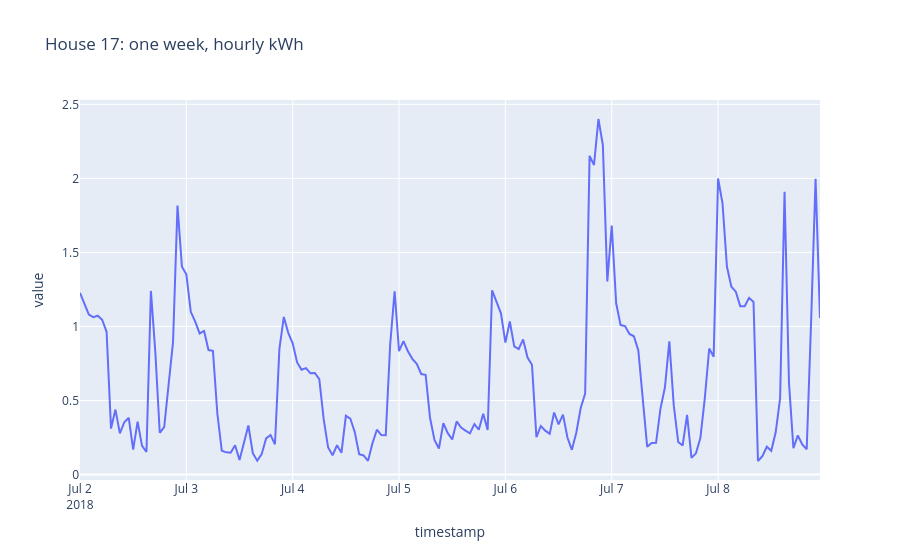

The notebook cell this image was saved under:
### Code cell
# One week of hourly kWh for a clean house
px.line(h["kwh"]["2018-07-02":"2018-07-08"], title="House 17: one week, hourly kWh") \
  .update_layout(showlegend=False)

### Figure 1 — Plotly figure (JSON) as saved in the notebook; plotly's stock layout.template omitted (floating-point values rounded to 4 significant figures; data arrays with more than 128 entries replaced by an {"elided": "..."} marker saying what was removed)
{"data": [{"hovertemplate": "variable=kwh<br>timestamp=%{x}<br>value=%{y}<extra></extra>", "legendgroup": "kwh", "line": {"color": "#636efa", "dash": "solid"}, "marker": {"symbol": "circle"}, "mode": "lines", "name": "kwh", "orientation": "v", "showlegend": true, "type": "scatter", "x": {"elided": "168 str values"}, "xaxis": "x", "y": {"elided": "168 float values"}, "yaxis": "y"}], "layout": {"legend": {"title": {"text": "variable"}, "tracegroupgap": 0}, "showlegend": false, "title": {"text": "House 17: one week, hourly kWh"}, "xaxis": {"anchor": "y", "domain": [0, 1], "title": {"text": "timestamp"}}, "yaxis": {"anchor": "x", "domain": [0, 1], "title": {"text": "value"}}}}
